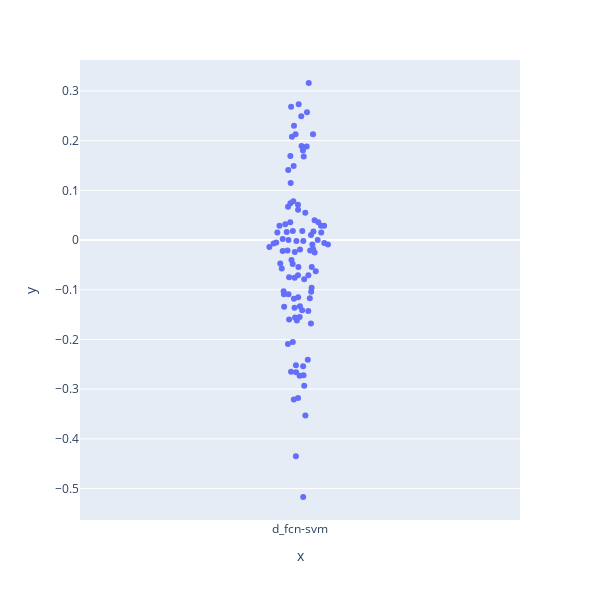

The notebook cell saved with this chart:
### Code cell
px.strip(data_frame = None,
         x          = ['d_fcn-svm']*svm.shape[0],
         y          = d_mcc_fcn_svm,
         hover_name = list(svm.index),
         height     = 600,
         width      = 600,
         #color      = '#tr',
        )

### Figure 1 — Plotly figure (JSON) as saved in the notebook; plotly's stock layout.template omitted (floating-point values rounded to 4 significant figures)
{"data": [{"alignmentgroup": "True", "boxpoints": "all", "fillcolor": "rgba(255,255,255,0)", "hoveron": "points", "hovertemplate": "<b>%{hovertext}</b><br><br>x=%{x}<br>y=%{y}<extra></extra>", "hovertext": ["CHEMBL244", "CHEMBL204", "CHEMBL3594", "CHEMBL261", "CHEMBL205", "CHEMBL264", "CHEMBL3242", "CHEMBL217", "CHEMBL253", "CHEMBL3837", "CHEMBL236", "CHEMBL234", "CHEMBL237", "CHEMBL251", "CHEMBL228", "CHEMBL3880", "CHEMBL284", "CHEMBL255", "CHEMBL256", "CHEMBL3991", "CHEMBL214", "CHEMBL344", "CHEMBL1075323", "CHEMBL2326", "CHEMBL233", "CHEMBL224", "CHEMBL4657", "CHEMBL218", "CHEMBL2034", "CHEMBL267", "CHEMBL4793", "CHEMBL1902", "CHEMBL2147", "CHEMBL2820", "CHEMBL4409", "CHEMBL222", "CHEMBL229", "CHEMBL3729", "CHEMBL4523", "CHEMBL1800", "CHEMBL1862", "CHEMBL3717", "CHEMBL226", "CHEMBL3371", "CHEMBL4308", "CHEMBL2954", "CHEMBL219", "CHEMBL4072", "CHEMBL232", "CHEMBL335", "CHEMBL1871", "CHEMBL225", "CHEMBL3759", "CHEMBL3105", "CHEMBL259", "CHEMBL238", "CHEMBL1855", "CHEMBL260", "CHEMBL3891", "CHEMBL2000", "CHEMBL1875", "CHEMBL2842", "CHEMBL4822", "CHEMBL280", "CHEMBL3473", "CHEMBL3510", "CHEMBL2617", "CHEMBL6136", "CHEMBL2360", "CHEMBL1833", "CHEMBL1983", "CHEMBL1741186", "CHEMBL1926488", "CHEMBL2971", "CHEMBL4792", "CHEMBL4005", "CHEMBL5023", "CHEMBL1898", "CHEMBL333", "CHEMBL5407", "CHEMBL1163125", "CHEMBL216", "CHEMBL5113", "CHEMBL3018", "CHEMBL4482", "CHEMBL1795117", "CHEMBL202", "CHEMBL235", "CHEMBL3922", "CHEMBL2079846", "CHEMBL2056", "CHEMBL3267", "CHEMBL321", "CHEMBL4361", "CHEMBL1946", "CHEMBL2014", "CHEMBL3979", "CHEMBL208", "CHEMBL203", "CHEMBL262"], "legendgroup": "", "line": {"color": "rgba(255,255,255,0)"}, "marker": {"color": "#636efa"}, "name": "", "offsetgroup": "", "orientation": "v", "pointpos": 0, "showlegend": false, "type": "box", "x": ["d_fcn-svm", "d_fcn-svm", "d_fcn-svm", "d_fcn-svm", "d_fcn-svm", "d_fcn-svm", "d_fcn-svm", "d_fcn-svm", "d_fcn-svm", "d_fcn-svm", "d_fcn-svm", "d_fcn-svm", "d_fcn-svm", "d_fcn-svm", "d_fcn-svm", "d_fcn-svm", "d_fcn-svm", "d_fcn-svm", "d_fcn-svm", "d_fcn-svm", "d_fcn-svm", "d_fcn-svm", "d_fcn-svm", "d_fcn-svm", "d_fcn-svm", "d_fcn-svm", "d_fcn-svm", "d_fcn-svm", "d_fcn-svm", "d_fcn-svm", "d_fcn-svm", "d_fcn-svm", "d_fcn-svm", "d_fcn-svm", "d_fcn-svm", "d_fcn-svm", "d_fcn-svm", "d_fcn-svm", "d_fcn-svm", "d_fcn-svm", "d_fcn-svm", "d_fcn-svm", "d_fcn-svm", "d_fcn-svm", "d_fcn-svm", "d_fcn-svm", "d_fcn-svm", "d_fcn-svm", "d_fcn-svm", "d_fcn-svm", "d_fcn-svm", "d_fcn-svm", "d_fcn-svm", "d_fcn-svm", "d_fcn-svm", "d_fcn-svm", "d_fcn-svm", "d_fcn-svm", "d_fcn-svm", "d_fcn-svm", "d_fcn-svm", "d_fcn-svm", "d_fcn-svm", "d_fcn-svm", "d_fcn-svm", "d_fcn-svm", "d_fcn-svm", "d_fcn-svm", "d_fcn-svm", "d_fcn-svm", "d_fcn-svm", "d_fcn-svm", "d_fcn-svm", "d_fcn-svm", "d_fcn-svm", "d_fcn-svm", "d_fcn-svm", "d_fcn-svm", "d_fcn-svm", "d_fcn-svm", "d_fcn-svm", "d_fcn-svm", "d_fcn-svm", "d_fcn-svm", "d_fcn-svm", "d_fcn-svm", "d_fcn-svm", "d_fcn-svm", "d_fcn-svm", "d_fcn-svm", "d_fcn-svm", "d_fcn-svm", "d_fcn-svm", "d_fcn-svm", "d_fcn-svm", "d_fcn-svm", "d_fcn-svm", "d_fcn-svm", "d_fcn-svm", "d_fcn-svm"], "x0": " ", "xaxis": "x", "y": [0.036, 0.017, -0.04, -0.096, -0.009, 0.055, 0.032, -0.048, -0.054, 0.249, 0.078, 0.01, 0.141, 0.018, 0.029, -0.057, -0.007, -0.025, 0.04, -0.136, 0.188, -0.022, 0.015, -0.117, -0.063, 0.029, 0.061, 0.015, -0.021, -0.071, -0.109, -0.141, -0.009, -0.162, -0.005, 0.002, 0.189, -0.134, -0.075, -0.273, 0.257, -0.109, 0.036, -0.021, -0.272, -0.071, -0.018, -0.002, -0.16, -0.014, -0.019, 0.074, -0.002, 0.029, -0.054, -0.168, -0.133, -0.076, -0.318, -0.103, -0.143, 0.071, -0.254, -0.209, 0.213, -0.115, 0.169, 0.018, -0.321, -0.047, -0.353, -0.435, -0.104, 0.168, -0.118, -0.517, 0.016, 0.115, -0.265, -0.205, -0.266, 0.268, -0.241, 0.23, 0.18, 0.067, -0.293, -0.252, -0.156, -0.006, 0.149, -0.024, -0.155, 0.273, 0.208, 0, 0, -0.079, 0.213, 0.316], "y0": " ", "yaxis": "y"}], "layout": {"boxmode": "group", "height": 600, "legend": {"tracegroupgap": 0}, "margin": {"t": 60}, "width": 600, "xaxis": {"anchor": "y", "domain": [0, 1], "title": {"text": "x"}}, "yaxis": {"anchor": "x", "domain": [0, 1], "title": {"text": "y"}}}}
